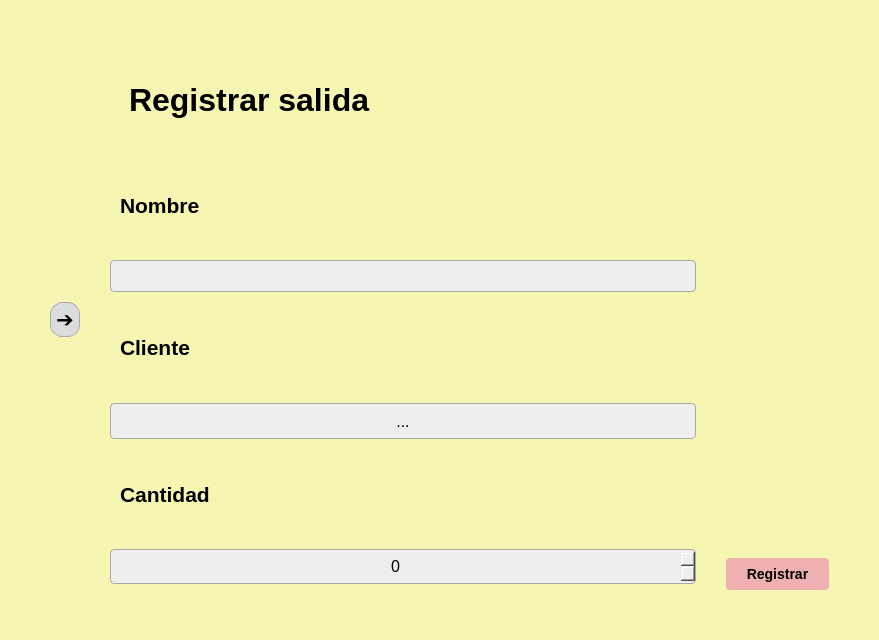
<?xml version="1.0" encoding="UTF-8"?>
<ui version="4.0">
 <class>Form</class>
 <widget class="QWidget" name="Form">
  <property name="geometry">
   <rect>
    <x>0</x>
    <y>0</y>
    <width>879</width>
    <height>640</height>
   </rect>
  </property>
  <property name="windowTitle">
   <string>Form</string>
  </property>
  <property name="styleSheet">
   <string notr="true">QWidget {
    background-color: #f6f5b2;
	font-family: Arial, Helvetica, sans-serif;
    color: #000000;
}

QLabel#labelTitulo {
    font-weight: bold;
    color: #000000;
    padding: 10px;
}

QLabel {
    font-weight: bold;
    color: #000;
    padding: 4px;
}

QLineEdit {
    background-color: #eeeeee;
    border: 1px solid #aaa;
    border-radius: 4px;
    padding: 6px;
    font-size: 14px;
}
QLineEdit:focus {
    border: 1px solid #5a8dee;
    background-color: #ffffff;
}

QPushButton#btnRegistrar {
    background-color: #EEB0B0;
    border: none;
    border-radius: 4px;
    padding: 8px 20px;
    font-size: 14px;
    font-weight: bold;
    color: #000000;
}
QPushButton#btnRegistrar:hover {
    background-color: #ee9794;
}

QPushButton#btnLateral {
    background-color: #dcdcdc;
    border: 1px solid #aaa;
    border-radius: 12px;
    padding: 4px;
}
QPushButton#btnLateral:hover {
    background-color: #c6c6c6;
}
QSpinBox {
    background-color: #eeeeee;
    border: 1px solid #aaa;
    border-radius: 4px;
    padding: 6px;
    font-size: 16px;

}
QSpinBox:focus {
    border: 1px solid #5a8dee;
    background-color: #ffffff;
}
QToolButton {
    background-color: #eeeeee;
    border: 1px solid #aaa;
    border-radius: 4px;
    padding: 6px;
    font-size: 16px;
}
QToolButton:focus {
    border: 1px solid #5a8dee;
    background-color: #ffffff;
}</string>
  </property>
  <layout class="QVBoxLayout" name="verticalLayout_5">
   <property name="leftMargin">
    <number>50</number>
   </property>
   <property name="topMargin">
    <number>50</number>
   </property>
   <property name="rightMargin">
    <number>50</number>
   </property>
   <property name="bottomMargin">
    <number>50</number>
   </property>
   <item>
    <layout class="QHBoxLayout" name="horizontalLayout">
     <property name="spacing">
      <number>30</number>
     </property>
     <item>
      <widget class="QPushButton" name="btnLateral">
       <property name="minimumSize">
        <size>
         <width>30</width>
         <height>30</height>
        </size>
       </property>
       <property name="font">
        <font>
         <family>Arial</family>
         <pointsize>16</pointsize>
        </font>
       </property>
       <property name="text">
        <string>➔</string>
       </property>
      </widget>
     </item>
     <item>
      <layout class="QVBoxLayout" name="verticalLayout">
       <property name="spacing">
        <number>0</number>
       </property>
       <property name="sizeConstraint">
        <enum>QLayout::SetDefaultConstraint</enum>
       </property>
       <property name="bottomMargin">
        <number>6</number>
       </property>
       <item>
        <widget class="QLabel" name="labelTitulo">
         <property name="maximumSize">
          <size>
           <width>16777215</width>
           <height>100</height>
          </size>
         </property>
         <property name="font">
          <font>
           <family>Arial</family>
           <pointsize>24</pointsize>
           <weight>75</weight>
           <bold>true</bold>
          </font>
         </property>
         <property name="text">
          <string>Registrar salida</string>
         </property>
        </widget>
       </item>
       <item>
        <layout class="QVBoxLayout" name="verticalLayout_4">
         <item>
          <widget class="QLabel" name="labelNombre">
           <property name="font">
            <font>
             <family>Arial</family>
             <pointsize>16</pointsize>
             <weight>75</weight>
             <bold>true</bold>
            </font>
           </property>
           <property name="text">
            <string>Nombre</string>
           </property>
          </widget>
         </item>
         <item>
          <widget class="QLineEdit" name="lineEditNombre">
           <property name="font">
            <font>
             <family>Arial</family>
             <pointsize>-1</pointsize>
            </font>
           </property>
          </widget>
         </item>
         <item>
          <widget class="QLabel" name="labelProveedor">
           <property name="font">
            <font>
             <family>Arial</family>
             <pointsize>16</pointsize>
             <weight>75</weight>
             <bold>true</bold>
            </font>
           </property>
           <property name="text">
            <string>Cliente</string>
           </property>
          </widget>
         </item>
         <item>
          <widget class="QToolButton" name="btnDropdown">
           <property name="sizePolicy">
            <sizepolicy hsizetype="Minimum" vsizetype="Fixed">
             <horstretch>0</horstretch>
             <verstretch>0</verstretch>
            </sizepolicy>
           </property>
           <property name="font">
            <font>
             <family>Arial</family>
             <pointsize>-1</pointsize>
            </font>
           </property>
           <property name="text">
            <string>...</string>
           </property>
          </widget>
         </item>
         <item>
          <widget class="QLabel" name="labelCantidad">
           <property name="font">
            <font>
             <family>Arial</family>
             <pointsize>16</pointsize>
             <weight>75</weight>
             <bold>true</bold>
            </font>
           </property>
           <property name="text">
            <string>Cantidad</string>
           </property>
          </widget>
         </item>
         <item>
          <widget class="QSpinBox" name="spinBoxCantidad">
           <property name="sizePolicy">
            <sizepolicy hsizetype="Minimum" vsizetype="Fixed">
             <horstretch>0</horstretch>
             <verstretch>0</verstretch>
            </sizepolicy>
           </property>
           <property name="font">
            <font>
             <family>Arial</family>
             <pointsize>-1</pointsize>
            </font>
           </property>
           <property name="layoutDirection">
            <enum>Qt::LeftToRight</enum>
           </property>
           <property name="wrapping">
            <bool>false</bool>
           </property>
           <property name="alignment">
            <set>Qt::AlignCenter</set>
           </property>
          </widget>
         </item>
        </layout>
       </item>
      </layout>
     </item>
     <item>
      <layout class="QVBoxLayout" name="verticalLayout_3">
       <item>
        <spacer name="verticalSpacer">
         <property name="orientation">
          <enum>Qt::Vertical</enum>
         </property>
         <property name="sizeHint" stdset="0">
          <size>
           <width>20</width>
           <height>20</height>
          </size>
         </property>
        </spacer>
       </item>
       <item>
        <widget class="QPushButton" name="btnRegistrar">
         <property name="text">
          <string>Registrar</string>
         </property>
        </widget>
       </item>
      </layout>
     </item>
    </layout>
   </item>
  </layout>
 </widget>
 <resources/>
 <connections/>
</ui>
